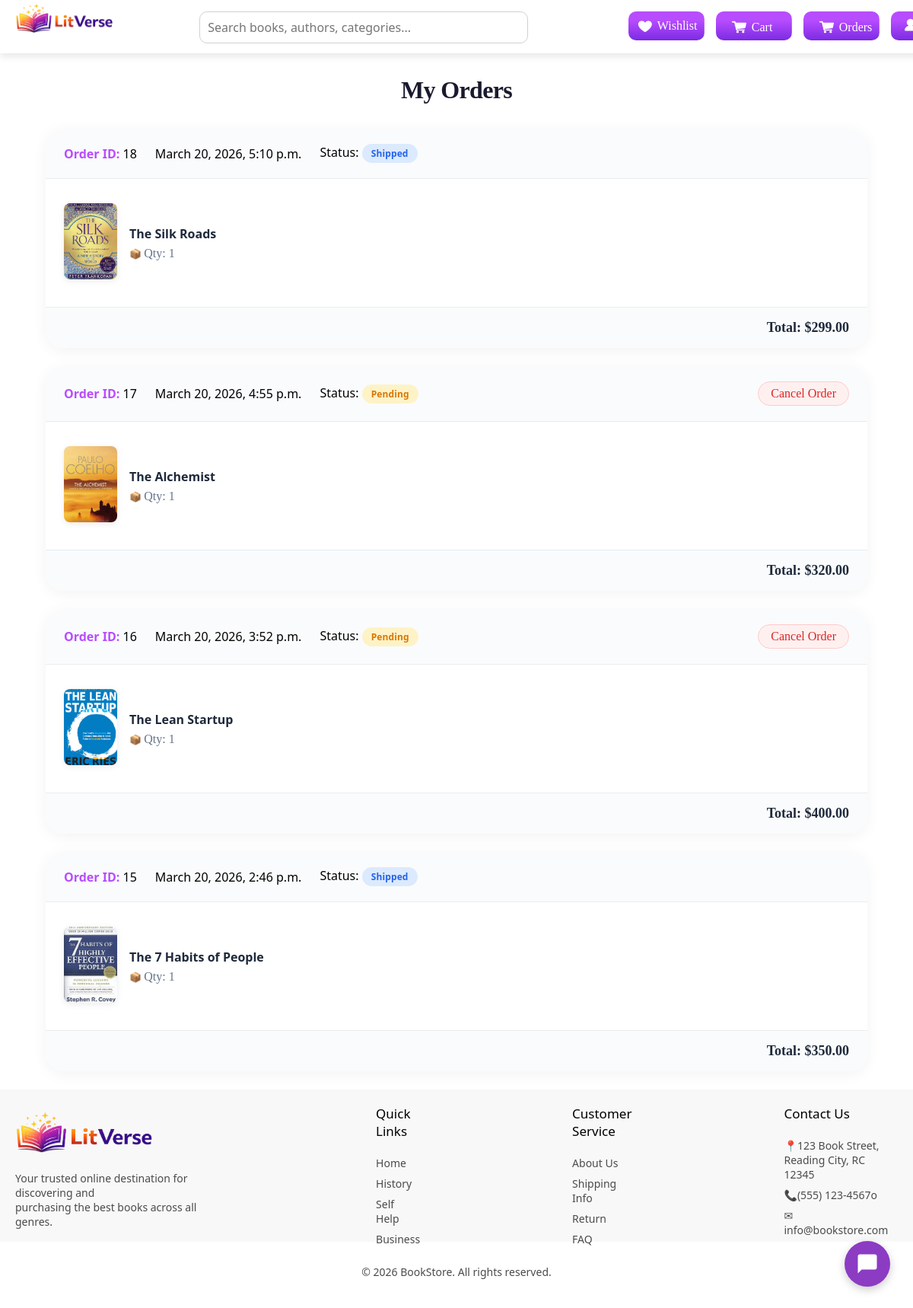
/my-orders/ (signed in), run on an earlier commit of the app's database.
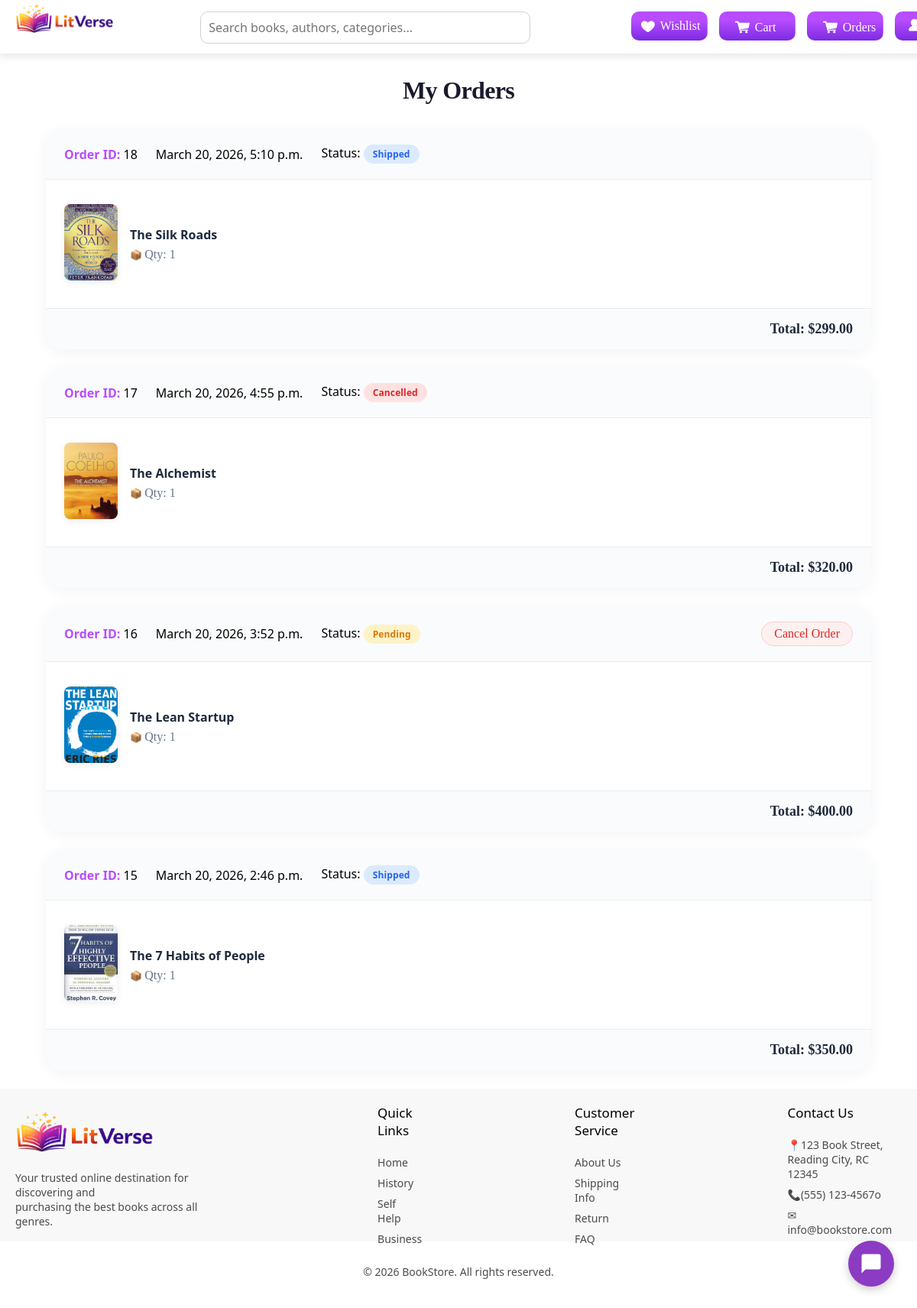
And on a later commit of the database.
### books/models.py (models this page shows)
class Order(models.Model):
    STATUS_CHOICES = [
        ('pending', 'Pending'),
        ('processing', 'Processing'),
        ('shipped', 'Shipped'),
        ('delivered', 'Delivered'),
        ('cancelled', 'Cancelled'),
    ]
    user = models.ForeignKey(User, on_delete=models.CASCADE)
    name = models.CharField(max_length=100)
    email = models.EmailField()
    address = models.TextField()
    payment_method = models.CharField(max_length=50)
    total = models.DecimalField(max_digits=10, decimal_places=2)
    status = models.CharField(
        max_length=20,
        choices=STATUS_CHOICES,
        default='pending'
    )
    created_at = models.DateTimeField(auto_now_add=True)
    razorpay_order_id = models.CharField(max_length=255, blank=True, null=True)

### books/views.py (the view)
# urls.py: path('my-orders/', views.my_orders, name='my_orders'),
@login_required
def my_orders(request):
    orders = Order.objects.filter(user=request.user).order_by('-created_at')
    return render(request, "my_orders.html", {
        'orders': orders
    })

### books/context_processors.py (called while the page is built)
def cart_count(request):
    cart = request.session.get('cart', {})
    count = sum(cart.values())
    return {
        'cart_count': count
    }

### templates/my_orders.html (shortened to what the changed rows need)
<!DOCTYPE html>
<html lang="en">
<head>
    {% load static %}
    <link rel="stylesheet" href="{% static 'css/my_orders.css' %}">
</head>
<body>
    {% if orders %}
    <h2>My Orders</h2>
    {% for order in orders %}
    <div class="order-card">
        <div class="order-header">
            <p><strong>Order ID:</strong> {{ order.id }}</p>
            <p>{{ order.created_at }}</p>
            <p>Status:
                <span class="status {{ order.status }}">
                    {{ order.status }}
                </span>
            </p>
            {% if order.status == 'pending' %}
                <a href="{% url 'cancel_order' order.id %}" class="cancel-btn">
                     Cancel Order
                </a>
            {% endif %}
        </div>
        <div class="order-items">
            {% for item in order.orderitem_set.all %}
            <div class="order-item">
                <a href="{% url 'book_detail' item.book.id %}"><img src="{{ item.book.image.url }}" width="80"></a>
                <div>
                    <p>{{ item.book.title }}</p>
                    <p>Qty: {{ item.quantity }}</p>
                </div>
            </div>
            {% endfor %}
        </div>
        <div class="order-total">
            Total: ${{ order.total }}
        </div>
    </div>
    {% endfor %}
{% endif %}
</body>
</html>

What changed in the data, as far as the page shows it:
changed Order id 17: status "Pending" → "Cancelled"; no longer shows "Cancel Order"
